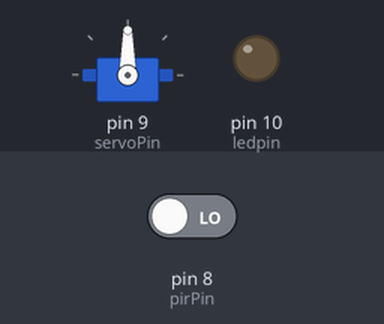
Recording of a sketch running on a simulated Arduino Uno, built with avr-gcc and run on an emulated ATmega328P. Shown: servo, output pins drawn as LEDs (lit = HIGH). Inputs (shaded band) come from the test bench; at power-on: pin 8 (pirPin) LOW.

Above: at 1.2 s.
1.3 s: pin 8 (pirPin) driven HIGH
At 1.42 s:
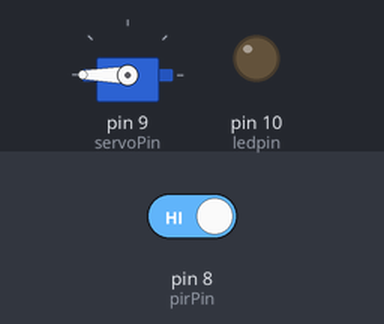
4.3 s: pin 8 (pirPin) driven LOW
At 5.4 s:
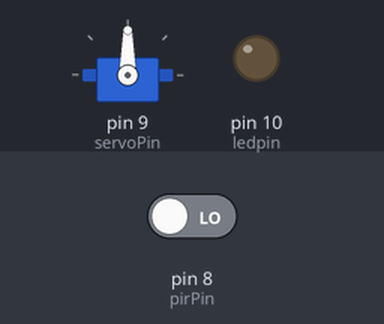
Timing chart, 0 to 7.3 s (numbered marks = the images above; inputs shaded):
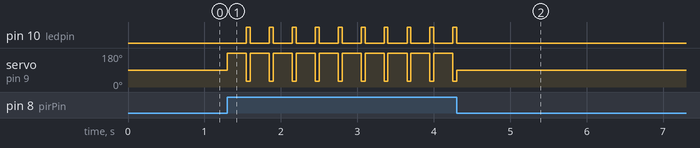

The sketch:

sketch_mar07a.ino
```cpp
#include <Servo.h>

int pirPin = 8;
int servoPin = 9;
int ledpin = 10;
int haraket;
Servo motor;

void setup() {
 motor.attach(servoPin);
 pinMode (pirPin,INPUT);
 pinMode(10,OUTPUT);
}

void loop() {
 haraket =digitalRead(pirPin);
 if(haraket== HIGH)
 {
  motor.write(180);
  delay(250);
  motor.write(30);
  digitalWrite(10,HIGH);
  delay(50);
  digitalWrite(10,LOW);
 }
 else{
  motor.write(90);
 }
}
```

Measured:
- after the input at 1.3 s, pin 10 (ledpin): alternates HIGH for 0.05 s and LOW for 0.25 s, starting after 0.25 s; servo on pin 9 (servoPin): alternates 180° for 0.25 s and 30° for 0.05 s, starting at once
- after the input at 4.3 s, pin 10 (ledpin): goes on until 4.3 s, then stays LOW
